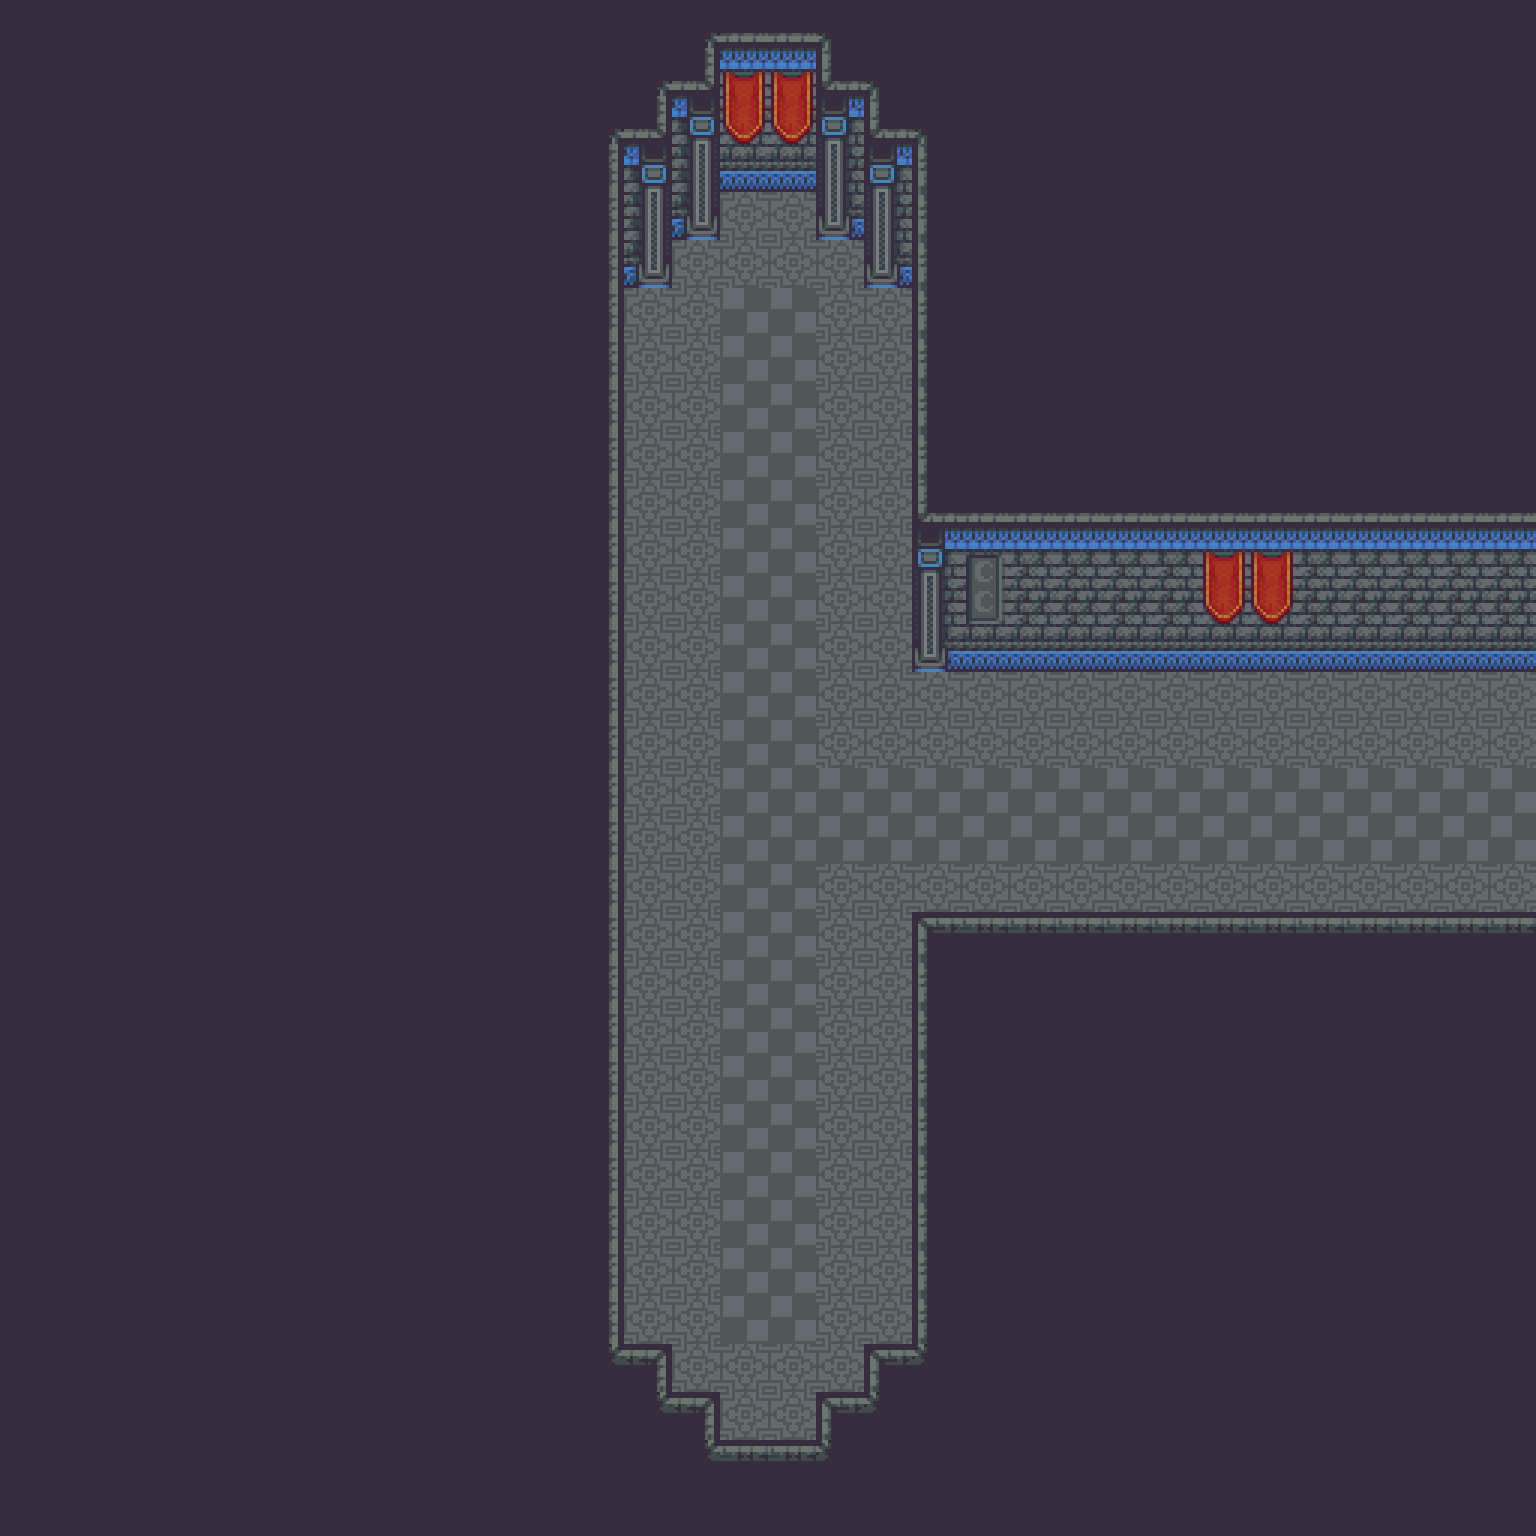

Below is a game level as drawn by its tile map, then a one-line description and the .tmx that defines it (tile-layer data replaced by summaries):
An orthogonal 32x32 tile map with 48x48 px tiles, 2 tile layers (Floor, Furnishing) and 2 objects.

<map version="1.2" tiledversion="1.3.4" orientation="orthogonal" renderorder="right-down" width="32" height="32" tilewidth="48" tileheight="48" infinite="0" nextlayerid="4" nextobjectid="4">
 <tileset firstgid="1" source="Castle.tsx" />
 <layer id="2" name="Floor" width="32" height="32">
  <data>[1024 cells, 1024 non-empty, 2 distinct tile ids]</data>
 </layer>
 <layer id="1" name="Furnishing" width="32" height="32">
  <data>[1024 cells, 815 non-empty, 28 distinct tile ids]</data>
 </layer>
 <objectgroup id="3" name="Props">
  <object id="1" gid="235" x="768" y="1392" width="48" height="48">
   <properties>
    <property name="I" value="[ChestSpawn]" />
   </properties>
  </object>
  <object id="3" gid="235" x="720" y="288" width="48" height="48">
   <properties>
    <property name="I" value="[ChestSpawn]" />
   </properties>
  </object>
 </objectgroup>
</map>
